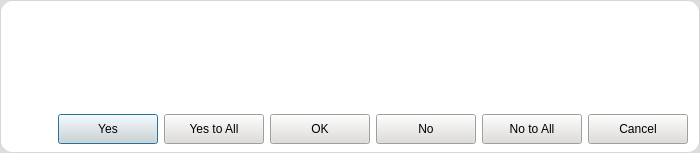
<?xml version="1.0" encoding="UTF-8"?>
<ui version="4.0">
 <class>MessageBox</class>
 <widget class="QDialog" name="MessageBox">
  <property name="windowModality">
   <enum>Qt::NonModal</enum>
  </property>
  <property name="geometry">
   <rect>
    <x>0</x>
    <y>0</y>
    <width>700</width>
    <height>153</height>
   </rect>
  </property>
  <property name="minimumSize">
   <size>
    <width>300</width>
    <height>153</height>
   </size>
  </property>
  <property name="maximumSize">
   <size>
    <width>1000</width>
    <height>16777215</height>
   </size>
  </property>
  <property name="windowTitle">
   <string>Message</string>
  </property>
  <property name="styleSheet">
   <string notr="true">* {
    color: black;
    font: 10pt &quot;Inter&quot;;
    background-color: rgb(222, 221, 218);
}</string>
  </property>
  <property name="modal">
   <bool>true</bool>
  </property>
  <layout class="QVBoxLayout" name="verticalLayout">
   <property name="spacing">
    <number>0</number>
   </property>
   <property name="leftMargin">
    <number>0</number>
   </property>
   <property name="topMargin">
    <number>0</number>
   </property>
   <property name="rightMargin">
    <number>0</number>
   </property>
   <property name="bottomMargin">
    <number>0</number>
   </property>
   <item>
    <widget class="QFrame" name="dlg_frame_header">
     <property name="minimumSize">
      <size>
       <width>0</width>
       <height>35</height>
      </size>
     </property>
     <property name="maximumSize">
      <size>
       <width>16777215</width>
       <height>35</height>
      </size>
     </property>
     <property name="mouseTracking">
      <bool>true</bool>
     </property>
     <property name="styleSheet">
      <string notr="true">#dlg_frame_header {
	background-color: #FFF;
	border-top-left-radius: 12px;
	border-top-right-radius: 12px;
	border: 1px solid #d6d6d6;
	border-bottom: none;
}</string>
     </property>
     <property name="frameShape">
      <enum>QFrame::StyledPanel</enum>
     </property>
     <property name="frameShadow">
      <enum>QFrame::Raised</enum>
     </property>
     <layout class="QHBoxLayout" name="horizontalLayout_6">
      <property name="spacing">
       <number>6</number>
      </property>
      <property name="leftMargin">
       <number>13</number>
      </property>
      <property name="topMargin">
       <number>0</number>
      </property>
      <property name="rightMargin">
       <number>4</number>
      </property>
      <property name="bottomMargin">
       <number>0</number>
      </property>
      <item>
       <widget class="QWidget" name="widget_window_icon" native="true">
        <property name="minimumSize">
         <size>
          <width>0</width>
          <height>34</height>
         </size>
        </property>
        <property name="maximumSize">
         <size>
          <width>16777215</width>
          <height>34</height>
         </size>
        </property>
        <property name="styleSheet">
         <string notr="true">background: transparent;</string>
        </property>
        <layout class="QHBoxLayout" name="horizontalLayout_4">
         <property name="spacing">
          <number>6</number>
         </property>
         <property name="leftMargin">
          <number>0</number>
         </property>
         <property name="topMargin">
          <number>0</number>
         </property>
         <property name="rightMargin">
          <number>0</number>
         </property>
         <property name="bottomMargin">
          <number>0</number>
         </property>
         <item>
          <widget class="QLabel" name="label_icon">
           <property name="minimumSize">
            <size>
             <width>30</width>
             <height>30</height>
            </size>
           </property>
           <property name="maximumSize">
            <size>
             <width>30</width>
             <height>30</height>
            </size>
           </property>
           <property name="text">
            <string/>
           </property>
           <property name="pixmap">
            <pixmap resource="../resources.qrc">:/Images/Images/information.png</pixmap>
           </property>
           <property name="scaledContents">
            <bool>true</bool>
           </property>
           <property name="alignment">
            <set>Qt::AlignCenter</set>
           </property>
          </widget>
         </item>
         <item>
          <widget class="QLabel" name="label_windowTitle">
           <property name="minimumSize">
            <size>
             <width>100</width>
             <height>0</height>
            </size>
           </property>
           <property name="font">
            <font>
             <family>Inter SemiBold</family>
             <pointsize>11</pointsize>
             <weight>50</weight>
             <italic>false</italic>
             <bold>false</bold>
            </font>
           </property>
           <property name="styleSheet">
            <string notr="true">background: transparent;
color: rgb(0, 0, 0);
font: 11pt &quot;Inter SemiBold&quot;;</string>
           </property>
           <property name="text">
            <string/>
           </property>
           <property name="alignment">
            <set>Qt::AlignLeading|Qt::AlignLeft|Qt::AlignVCenter</set>
           </property>
          </widget>
         </item>
        </layout>
       </widget>
      </item>
      <item>
       <spacer name="horizontalSpacer">
        <property name="orientation">
         <enum>Qt::Horizontal</enum>
        </property>
        <property name="sizeHint" stdset="0">
         <size>
          <width>40</width>
          <height>20</height>
         </size>
        </property>
       </spacer>
      </item>
     </layout>
    </widget>
   </item>
   <item>
    <widget class="QWidget" name="widget_body" native="true">
     <property name="styleSheet">
      <string notr="true">#widget_body {
	background-color: #FFF;
	border: 1px solid #d6d6d6;
	border-bottom-left-radius: 12px;
	border-bottom-right-radius: 12px;
	border-top: none;
}

#scrollArea, #scrollArea QLabel, #widget_window_buttons {
	border: none;
	background-color: #fff;
}

QPushButton[class=&quot;button-green&quot;] {
	border: 1px solid #0a5128;
    border-radius: 15px;
    padding: 0px 10px 0px;
    background: qlineargradient(x1:0, y1:0, x2:0, y2:1, 
                                stop:0 #1ebd5d, 
                                stop:1 #107f3f);
    color: #FFF;
    font: 10pt &quot;Inter SemiBold&quot;;
}

QPushButton[class=&quot;button-green&quot;]:hover {
    background: qlineargradient(x1:0, y1:0, x2:0, y2:1, 
                                stop:0 #2ecc71, 
                                stop:1 #27AE60);
}

QPushButton[class=&quot;button-green&quot;]:pressed {
    background: qlineargradient(x1:0, y1:0, x2:0, y2:1, 
                                stop:0 #0b572a, 
                                stop:1 #129046); 
}

QPushButton[class=&quot;button-green&quot;]:disabled {
    background: #A5D6A7;
    color: #E8F5E9;
    opacity: 0.6;
}

*[class=&quot;button-normal&quot;] {
	font: 10pt &quot;Inter&quot;;
	background: qlineargradient(x1:0, y1:0, x2:0, y2:1, 
                                stop:0 #ffffff, 
                                stop:1 #d8ecf6);
	color: black;
	border-radius: 15px;
	border: 1px solid rgb(154, 153, 150);
}

*[class=&quot;button-normal&quot;]:hover {
	background: qlineargradient(x1:0, y1:0, x2:0, y2:1, 
                                stop:0 #ffffff, 
                                stop:1 #f2f6f8);
}

*[class=&quot;button-normal&quot;]:pressed {
    background: qlineargradient(x1:0, y1:0, x2:0, y2:1, 
                                stop:0 #dce5e9, 
                                stop:1 #ffffff);
}

*[class=&quot;button-normal&quot;]:disabled {
	background: #f5f5f5;
	border: 1px solid #dcdcdc;
	color: #aeaeae;
}

QScrollBar:vertical {
    border: none;
    background: #ffffff;
    width: 10px;
    margin: 0px;
    border-radius: 5px;
}

QScrollBar::handle:vertical {
    background: #7a7a7a;
    min-height: 20px;
    border-radius: 5px;
}

QScrollBar::handle:vertical:hover {
    background: #574939;
}

QScrollBar:horizontal {
    border: none;
    background: #ffffff;
    height: 10px;
    margin: 0px;
    border-radius: 5px;
}

QScrollBar::handle:horizontal {
    background: #7a7a7a;
    min-width: 20px;
    border-radius: 5px;
}

QScrollBar::handle:horizontal:hover {
    background: #574939;
}

/* This handles both horizontal and vertical arrows/tracks */
QScrollBar::add-line:vertical, QScrollBar::sub-line:vertical,
QScrollBar::add-line:horizontal, QScrollBar::sub-line:horizontal {
    border: none;
    background: none;
    width: 0px;
    height: 0px;
}

QScrollBar::add-page:vertical, QScrollBar::sub-page:vertical,
QScrollBar::add-page:horizontal, QScrollBar::sub-page:horizontal {
    background: none;
}</string>
     </property>
     <layout class="QVBoxLayout" name="verticalLayout_2">
      <property name="leftMargin">
       <number>12</number>
      </property>
      <property name="rightMargin">
       <number>12</number>
      </property>
      <property name="bottomMargin">
       <number>9</number>
      </property>
      <item>
       <widget class="QScrollArea" name="scrollArea">
        <property name="styleSheet">
         <string notr="true"/>
        </property>
        <property name="widgetResizable">
         <bool>true</bool>
        </property>
        <widget class="QWidget" name="scrollAreaWidgetContents">
         <property name="geometry">
          <rect>
           <x>0</x>
           <y>0</y>
           <width>676</width>
           <height>50</height>
          </rect>
         </property>
         <layout class="QHBoxLayout" name="horizontalLayout">
          <property name="spacing">
           <number>0</number>
          </property>
          <property name="leftMargin">
           <number>0</number>
          </property>
          <property name="topMargin">
           <number>0</number>
          </property>
          <property name="rightMargin">
           <number>0</number>
          </property>
          <property name="bottomMargin">
           <number>0</number>
          </property>
          <item>
           <widget class="QLabel" name="label_message">
            <property name="text">
             <string/>
            </property>
            <property name="wordWrap">
             <bool>false</bool>
            </property>
           </widget>
          </item>
         </layout>
        </widget>
       </widget>
      </item>
      <item>
       <widget class="QWidget" name="widget_window_buttons" native="true">
        <property name="minimumSize">
         <size>
          <width>0</width>
          <height>36</height>
         </size>
        </property>
        <property name="styleSheet">
         <string notr="true"/>
        </property>
        <layout class="QHBoxLayout" name="horizontalLayout_13">
         <property name="leftMargin">
          <number>0</number>
         </property>
         <property name="topMargin">
          <number>14</number>
         </property>
         <property name="rightMargin">
          <number>0</number>
         </property>
         <property name="bottomMargin">
          <number>0</number>
         </property>
         <item>
          <spacer name="horizontalSpacer_2">
           <property name="orientation">
            <enum>Qt::Horizontal</enum>
           </property>
           <property name="sizeHint" stdset="0">
            <size>
             <width>40</width>
             <height>20</height>
            </size>
           </property>
          </spacer>
         </item>
         <item>
          <widget class="QPushButton" name="btnYes">
           <property name="minimumSize">
            <size>
             <width>100</width>
             <height>30</height>
            </size>
           </property>
           <property name="maximumSize">
            <size>
             <width>100</width>
             <height>30</height>
            </size>
           </property>
           <property name="cursor">
            <cursorShape>PointingHandCursor</cursorShape>
           </property>
           <property name="styleSheet">
            <string notr="true"/>
           </property>
           <property name="text">
            <string>Yes</string>
           </property>
           <property name="class" stdset="0">
            <string>button-green</string>
           </property>
          </widget>
         </item>
         <item>
          <widget class="QPushButton" name="btnYesAll">
           <property name="minimumSize">
            <size>
             <width>100</width>
             <height>30</height>
            </size>
           </property>
           <property name="maximumSize">
            <size>
             <width>100</width>
             <height>30</height>
            </size>
           </property>
           <property name="cursor">
            <cursorShape>PointingHandCursor</cursorShape>
           </property>
           <property name="styleSheet">
            <string notr="true"/>
           </property>
           <property name="text">
            <string>Yes to All</string>
           </property>
           <property name="class" stdset="0">
            <string>button-green</string>
           </property>
          </widget>
         </item>
         <item>
          <widget class="QPushButton" name="btnOk">
           <property name="minimumSize">
            <size>
             <width>100</width>
             <height>30</height>
            </size>
           </property>
           <property name="maximumSize">
            <size>
             <width>100</width>
             <height>30</height>
            </size>
           </property>
           <property name="cursor">
            <cursorShape>PointingHandCursor</cursorShape>
           </property>
           <property name="styleSheet">
            <string notr="true"/>
           </property>
           <property name="text">
            <string>OK</string>
           </property>
           <property name="class" stdset="0">
            <string>button-green</string>
           </property>
          </widget>
         </item>
         <item>
          <widget class="QPushButton" name="btnNo">
           <property name="minimumSize">
            <size>
             <width>100</width>
             <height>30</height>
            </size>
           </property>
           <property name="maximumSize">
            <size>
             <width>100</width>
             <height>30</height>
            </size>
           </property>
           <property name="cursor">
            <cursorShape>PointingHandCursor</cursorShape>
           </property>
           <property name="styleSheet">
            <string notr="true"/>
           </property>
           <property name="text">
            <string>No</string>
           </property>
           <property name="iconSize">
            <size>
             <width>12</width>
             <height>12</height>
            </size>
           </property>
           <property name="class" stdset="0">
            <string>button-normal</string>
           </property>
          </widget>
         </item>
         <item>
          <widget class="QPushButton" name="btnNoAll">
           <property name="minimumSize">
            <size>
             <width>100</width>
             <height>30</height>
            </size>
           </property>
           <property name="maximumSize">
            <size>
             <width>100</width>
             <height>30</height>
            </size>
           </property>
           <property name="cursor">
            <cursorShape>PointingHandCursor</cursorShape>
           </property>
           <property name="styleSheet">
            <string notr="true"/>
           </property>
           <property name="text">
            <string>No to All</string>
           </property>
           <property name="iconSize">
            <size>
             <width>12</width>
             <height>12</height>
            </size>
           </property>
           <property name="class" stdset="0">
            <string>button-normal</string>
           </property>
          </widget>
         </item>
         <item>
          <widget class="QPushButton" name="btnCancel">
           <property name="minimumSize">
            <size>
             <width>100</width>
             <height>30</height>
            </size>
           </property>
           <property name="maximumSize">
            <size>
             <width>100</width>
             <height>30</height>
            </size>
           </property>
           <property name="cursor">
            <cursorShape>PointingHandCursor</cursorShape>
           </property>
           <property name="styleSheet">
            <string notr="true"/>
           </property>
           <property name="text">
            <string>Cancel</string>
           </property>
           <property name="iconSize">
            <size>
             <width>12</width>
             <height>12</height>
            </size>
           </property>
           <property name="class" stdset="0">
            <string>button-normal</string>
           </property>
          </widget>
         </item>
        </layout>
       </widget>
      </item>
     </layout>
    </widget>
   </item>
  </layout>
 </widget>
 <resources>
  <include location="../resources.qrc"/>
 </resources>
 <connections/>
</ui>
